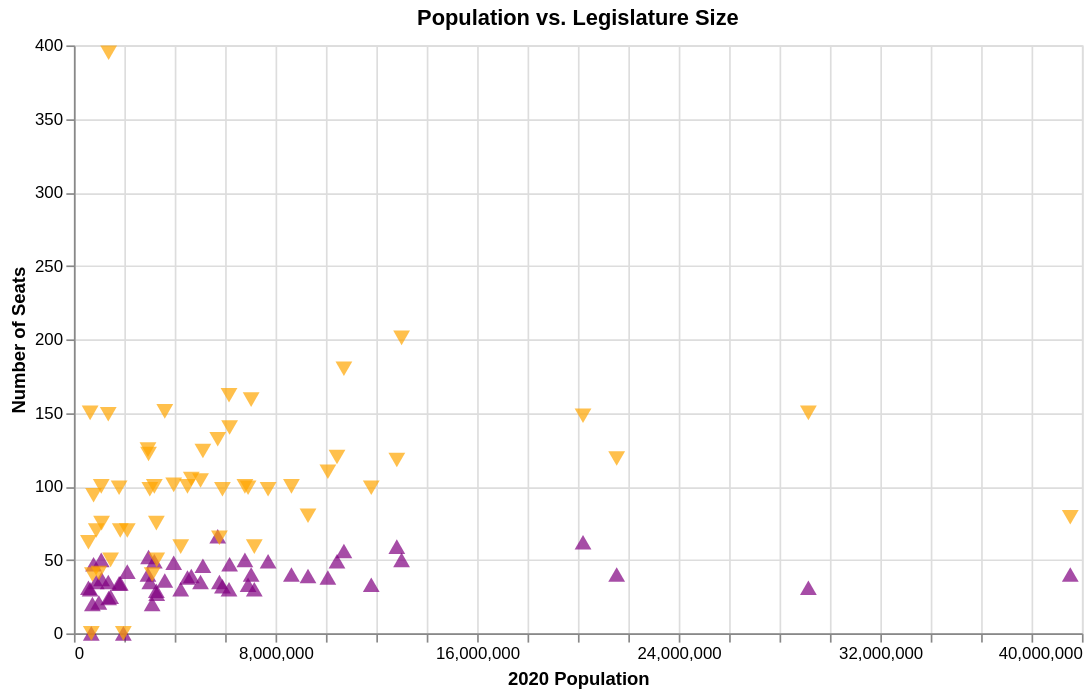

Here is the notebook cell this chart was saved with:
### Markdown cell above
### 3.1 - Create Population vs. Seats Scatterplot

Create a new plot with two layers:

- Population on the X axis
- Number of seats on the Y axis
- Upper chamber points should be purple and use the 'triangle-up' shape.
- Lower chamber points should be orange and use the 'triangle-down' shape.
- Make a customization or two to your chart's default labels and axes, whatever you feel is appropriate.

Hint: You can layer two charts for this.

### Code cell
def scatter_pop_size():
    
    df = population_combined_df()

    #2020 population in x axis and and seats on y axis
    chart = alt.Chart(df).encode(
        x=alt.X("pop_2020:Q", title="2020 Population")
        )
    # Create points upper chamber
    upper = chart.mark_point(
        color="purple",
        shape="triangle-up",
        filled=True,
        size=100
    ).encode(
        y=alt.Y("upper:Q", title="Number of Seats"),
        tooltip=[
            alt.Tooltip("state:N", title="State"),
            alt.Tooltip("pop_2020:Q", title="Population", format=","),
            alt.Tooltip("upper:Q", title="Upper Chamber Seats")
        ]
    )
    # Create points lower chamber
    lower = chart.mark_point(
        color="orange",
        shape="triangle-down",
        filled=True,
        size=100
    ).encode(
        y=alt.Y("lower:Q", title="Number of Seats"),
        tooltip=[
            alt.Tooltip("state:N", title="State"),
            alt.Tooltip("pop_2020:Q", title="Population", format=","),
            alt.Tooltip("lower:Q", title="Lower Chamber Seats")
        ]
    )

    return (upper + lower).properties(
        width=600,
        height=350,
        title="Population vs. Legislature Size"
    )


scatter_pop_size()

### Figure 1 — Vega-Lite specification as saved in the notebook (floating-point values rounded to 4 significant figures)
{"config": {"view": {"continuousWidth": 300, "continuousHeight": 300}}, "layer": [{"mark": {"type": "point", "color": "purple", "filled": true, "shape": "triangle-up", "size": 100}, "encoding": {"tooltip": [{"field": "state", "title": "State", "type": "nominal"}, {"field": "pop_2020", "format": ",", "title": "Population", "type": "quantitative"}, {"field": "upper", "title": "Upper Chamber Seats", "type": "quantitative"}], "x": {"field": "pop_2020", "title": "2020 Population", "type": "quantitative"}, "y": {"field": "upper", "title": "Number of Seats", "type": "quantitative"}}}, {"mark": {"type": "point", "color": "orange", "filled": true, "shape": "triangle-down", "size": 100}, "encoding": {"tooltip": [{"field": "state", "title": "State", "type": "nominal"}, {"field": "pop_2020", "format": ",", "title": "Population", "type": "quantitative"}, {"field": "lower", "title": "Lower Chamber Seats", "type": "quantitative"}], "x": {"field": "pop_2020", "title": "2020 Population", "type": "quantitative"}, "y": {"field": "lower", "title": "Number of Seats", "type": "quantitative"}}}], "data": {"name": "data-408e2cfe87e5636e9a80ee0e243c589f"}, "height": 350, "title": "Population vs. Legislature Size", "width": 600, "$schema": "https://vega.github.io/schema/vega-lite/v6.4.1.json", "datasets": {"data-408e2cfe87e5636e9a80ee0e243c589f": [{"state": "ak", "upper": 20, "lower": 40, "pop_2020": 733374}, {"state": "al", "upper": 35, "lower": 104, "pop_2020": 5024294}, {"state": "ar", "upper": 35, "lower": 98, "pop_2020": 3011490}, {"state": "az", "upper": 30, "lower": 59, "pop_2020": 7157902}, {"state": "ca", "upper": 40, "lower": 79, "pop_2020": 39538212}, {"state": "co", "upper": 35, "lower": 65, "pop_2020": 5773707}, {"state": "ct", "upper": 36, "lower": 151, "pop_2020": 3605912}, {"state": "dc", "upper": 0, "lower": 0, "pop_2020": 689548}, {"state": "de", "upper": 21, "lower": 41, "pop_2020": 989946}, {"state": "fl", "upper": 40, "lower": 119, "pop_2020": 21538216}, {"state": "ga", "upper": 56, "lower": 180, "pop_2020": 10713771}, {"state": "hi", "upper": 25, "lower": 50, "pop_2020": 1455274}, {"state": "ia", "upper": 49, "lower": 100, "pop_2020": 3190427}, {"state": "id", "upper": 34, "lower": 70, "pop_2020": 1839117}, {"state": "il", "upper": 59, "lower": 118, "pop_2020": 12813469}, {"state": "in", "upper": 50, "lower": 100, "pop_2020": 6785442}, {"state": "ks", "upper": 40, "lower": 125, "pop_2020": 2937835}, {"state": "ky", "upper": 38, "lower": 100, "pop_2020": 4506297}, {"state": "la", "upper": 39, "lower": 105, "pop_2020": 4657785}, {"state": "ma", "upper": 40, "lower": 159, "pop_2020": 7032933}, {"state": "md", "upper": 47, "lower": 140, "pop_2020": 6177253}, {"state": "me", "upper": 35, "lower": 149, "pop_2020": 1363177}, {"state": "mi", "upper": 38, "lower": 110, "pop_2020": 10077674}, {"state": "mn", "upper": 66, "lower": 132, "pop_2020": 5706804}, {"state": "mo", "upper": 30, "lower": 162, "pop_2020": 6154889}, {"state": "ms", "upper": 52, "lower": 122, "pop_2020": 2961306}, {"state": "mt", "upper": 50, "lower": 100, "pop_2020": 1084244}, {"state": "nc", "upper": 49, "lower": 120, "pop_2020": 10439459}, {"state": "nd", "upper": 47, "lower": 94, "pop_2020": 779079}, {"state": "ne", "upper": 0, "lower": 0, "pop_2020": 1961965}, {"state": "nh", "upper": 24, "lower": 395, "pop_2020": 1377524}, {"state": "nj", "upper": 39, "lower": 80, "pop_2020": 9289039}, {"state": "nm", "upper": 42, "lower": 70, "pop_2020": 2117525}, {"state": "nv", "upper": 20, "lower": 40, "pop_2020": 3104617}, {"state": "ny", "upper": 62, "lower": 148, "pop_2020": 20202320}, {"state": "oh", "upper": 33, "lower": 99, "pop_2020": 11799331}, {"state": "ok", "upper": 48, "lower": 101, "pop_2020": 3959411}, {"state": "or", "upper": 30, "lower": 59, "pop_2020": 4237279}, {"state": "pa", "upper": 50, "lower": 201, "pop_2020": 13002788}, {"state": "pr", "upper": 27, "lower": 50, "pop_2020": 3285874}, {"state": "ri", "upper": 37, "lower": 75, "pop_2020": 1097371}, {"state": "sc", "upper": 46, "lower": 124, "pop_2020": 5118422}, {"state": "sd", "upper": 35, "lower": 70, "pop_2020": 886668}, {"state": "tn", "upper": 33, "lower": 99, "pop_2020": 6910786}, {"state": "tx", "upper": 31, "lower": 150, "pop_2020": 29145459}, {"state": "ut", "upper": 29, "lower": 75, "pop_2020": 3271614}, {"state": "va", "upper": 40, "lower": 100, "pop_2020": 8631373}, {"state": "vt", "upper": 30, "lower": 150, "pop_2020": 643077}, {"state": "wa", "upper": 49, "lower": 98, "pop_2020": 7705267}, {"state": "wi", "upper": 32, "lower": 98, "pop_2020": 5893713}, {"state": "wv", "upper": 34, "lower": 99, "pop_2020": 1793713}, {"state": "wy", "upper": 31, "lower": 62, "pop_2020": 576850}]}}
